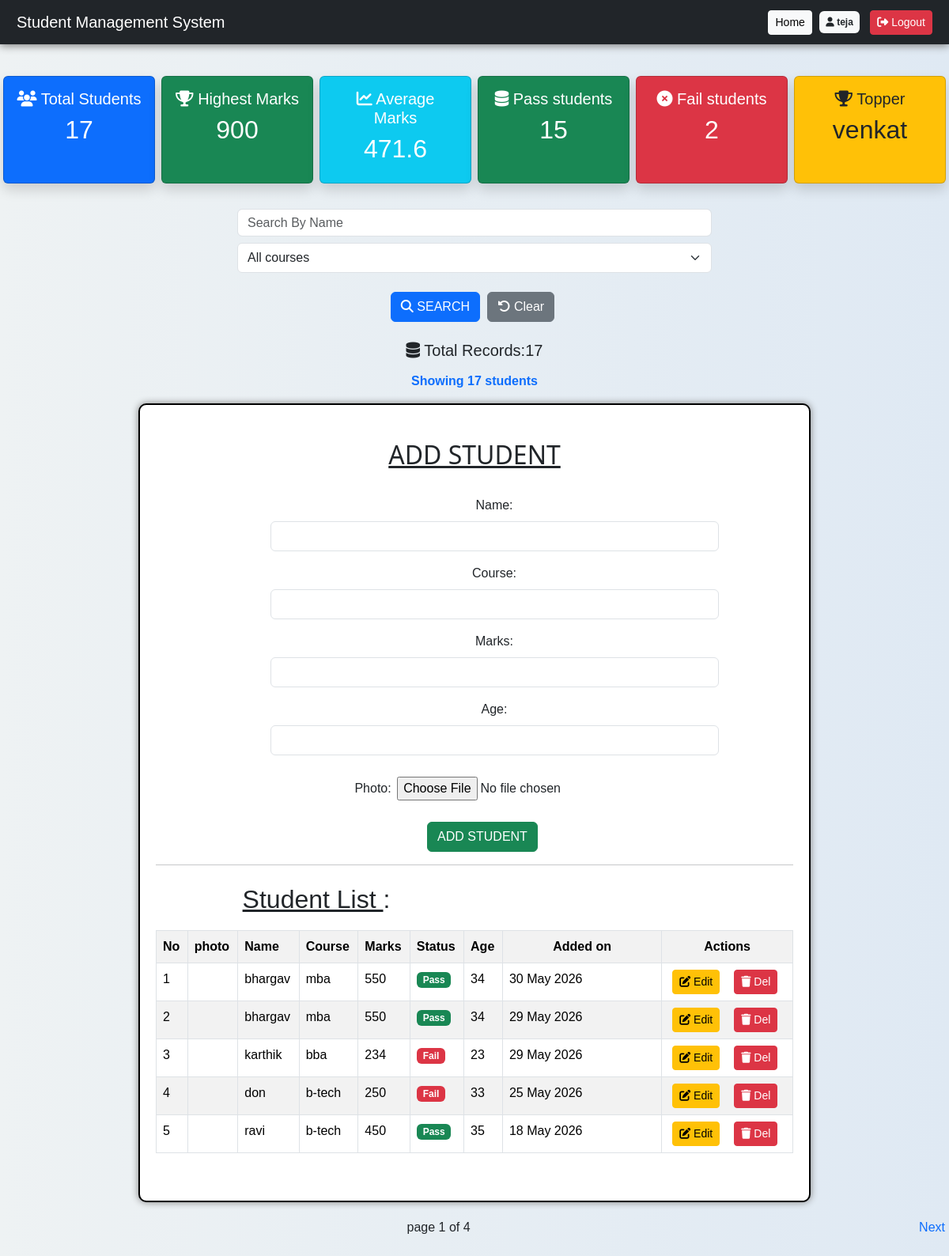
The app's page / (signed in) with its own data.
### students/models.py (models this page shows, shortened)
class Student(models.Model):
    photo=models.ImageField(upload_to='students/',blank=True,null=True)
    name=models.CharField(max_length=50)
    age=models.IntegerField(null=True,blank=True,validators=[MinValueValidator(1), MaxValueValidator(100)])
    course=models.CharField(max_length=50)
    marks=models.IntegerField(validators=[MinValueValidator(0), MaxValueValidator(1000)])
    created_at=models.DateTimeField(auto_now_add=True)

### students/views.py (the view)
# urls.py: path('', views.student_list, name='student_list'),
@login_required
def student_list(request):
    query = request.GET.get('q', '').strip()
    course_query=request.GET.get('course','').strip()
    form = StudentForm(request.POST or None,request.FILES or None)
    if request.method == "POST":
        if form.is_valid():
            form.save()
            messages.success(request,"student added succesfully !")
            return redirect('/')
    student_list= Student.objects.all().order_by('-id')
    if query:
        student_list = student_list.filter(name__icontains=query)
    if course_query:
        student_list = student_list.filter(course__icontains=course_query)
    total_students=student_list.count()
    highest_marks = student_list.order_by('-marks').first()
    average_marks = student_list.aggregate(Avg('marks'))['marks__avg']
    passed_students=Student.objects.filter(marks__gte=35).count()
    failed_students=Student.objects.filter(marks__lt=35).count()
    topper_name=highest_marks.name if highest_marks else "no data"
    filtered_count=student_list.count()
    paginator=Paginator(student_list,5)
    page_number=request.GET.get('page')
    students=paginator.get_page(page_number)
    return render(request, 'home.html', {
        'students': students,
        'query': query,
        'form': form,
        'total_students':total_students,
        'highest_marks':highest_marks,
        'average_marks':average_marks,
        'passed_students':passed_students,
        'failed_students':failed_students,
        'topper_name':topper_name,
        'filtered_count':filtered_count,
        'course_query':course_query,
    })

### students/forms.py (shortened to what this page needs)
class StudentForm(forms.ModelForm):
    class Meta:
        model=Student
        fields=['name','course','marks','age','photo']
        widgets={
            'name':forms.TextInput(attrs={'class':'form-control w-75 mx-auto'}),
            'course':forms.TextInput(attrs={'class':'form-control w-75 mx-auto'}),
            'marks':forms.NumberInput(attrs={'class':'form-control w-75 mx-auto'}),
            'age':forms.NumberInput(attrs={'class':'form-control w-75 mx-auto'}),
          }

### students/templates/home.html (shortened to what this page needs)
<!DOCTYPE html>
<html lang="en">
<head>
    <link href="https://cdn.jsdelivr.net/npm/bootstrap@5.3.3/dist/css/bootstrap.min.css" rel="stylesheet">
    <link rel="stylesheet" href="https://cdnjs.cloudflare.com/ajax/libs/font-awesome/6.5.1/css/all.min.css">
</head>
<body>
    <nav class="navbar navbar-dark bg-dark px-3">
    <a class="navbar-brand" href="/">Student Management System</a>
    <div>
        <a href="/" class="btn btn-light btn-sm">Home</a>
    <span class="badge text-dark bg-light me-1 p-2"><i class="fa-solid fa-user"></i>  {{ request.user.username }} </span>
    <a href="/logout/" class="btn btn-danger btn-sm"><i class="fa-solid fa-right-from-bracket"></i> Logout</a>
    </div>
</nav><br>
<div class="d-flex justify-content-center gap-2 flex-wrap">
    <div class="card bg-primary text-white shadow p-3 text-center w-23 mt-3" style="width:12rem;">
    <h5><i class="fa-solid fa-users"></i>   Total Students</h5>
    <h2>{{ total_students }}</h2>
</div>
    <div class="card bg-success text-white shadow p-3 text-center w-23 mt-3 " style="width:12rem;">
    <h5> <i class="fa-solid fa-trophy"></i>   Highest Marks</h5>
    <h2>{{ highest_marks.marks }}</h2>
</div>
<div class="card bg-info text-white shadow p-3 text-center w-23 mt-3" style="width:12rem;">
    <h5> <i class="fa-solid fa-chart-line"></i>  Average Marks</h5>
    <h2>{{ average_marks|floatformat:1 }}</h2>
</div>
<div class="card bg-success text-white shadow p-3 text-center w-23 mt-3" style="width:12rem;">
    <h5><i class="fa-solid fa-database"></i>  Pass students</h5>
    <h2>{{ passed_students }}</h2>
</div>
<div class="card bg-danger text-white shadow p-3 text-center mt-3" style="width:12rem;">
    <h5><i class="fa-solid fa-circle-xmark"></i>  Fail students</h5>
    <h2>{{ failed_students }}</h2>
</div>
<div class="card bg-warning text-dark shadow p-3 text-center mt-3" style="width:12rem;">
    <h5><i class="fa-solid fa-trophy"></i>  Topper</h5>
    <h2>{{ topper_name }}</h2>
</div>
</div>
<br>
    <center>
        <form method="GET" class="mb-4">
          <input type="text" name="q" placeholder="Search By Name" class="form-control w-50 mx-auto"  style="height: 35px; width: 400px; margin-right: 10px;">
          <select name="course" class="form-select w-50 mx-auto">
            <option value="">All courses</option>
          </select><br>
        <button type="submit" class="btn btn-primary"> <i class="fa-solid fa-magnifying-glass"></i> SEARCH</button> <a href="/" class="btn btn-secondary"><i class="fa-solid fa-rotate-left"></i> Clear</a><br>
    </form>
<h5 class="mt-3 text-dark"><i class="fa-solid fa-database"></i>  Total Records:{{ total_students }}</h5>
<p class="fw-bold text-primary" style="margin-top: 15px;">Showing {{ filtered_count }} students</p>
     <div class="teja">
   <br>
<h2 style="font-family: 'Segoe UI', Tahoma, Geneva, Verdana, sans-serif;"><U>ADD STUDENT</U></h2><br>
<form method="POST" enctype="multipart/form-data" style="margin-left:50px;">
     {{ form.as_p }}
   <button type="submit" class="btn btn-success" style="margin-right: 30px;">ADD STUDENT</button><br>
</form>
<hr>
<h2 class="mt-4 mb-3" style="margin-right: 400px;"><u>Student List </u>:</h2>
<div class="w-100">
<table class="table table-bordered table-hover table-striped">
    <tr>
        <th>No</th>
        <th>photo</th>
        <th>Name</th>
        <th>Course</th>
        <th>Marks</th>
        <th>Status</th>
        <th>Age</th>
        <th class="w-25" style="text-align: center;">Added on</th>
        <th style="text-align: center;">Actions</th>
    </tr>
    {% for s in students %}
    <tr>
        <td>{{ students.start_index|add:forloop.counter0 }}</td>
        <td>{% if s.photo %} <img src="{{ s.photo.url }}" width="50" height="50"> <br>{% endif %}</td>
        <td>{{ s.name }}</td>
        <td>{{ s.course }}</td>
        <td>{{ s.marks }}</td>
        <td>{% if s.marks >= 350 %} <span class="badge bg-success">Pass</span> {% else %} <span class="badge bg-danger">Fail</span> {% endif %} </td>
        <td>{{ s.age }}</td>
        <td>{{ s.created_at|date:"d M Y" }}</td>
      <td><div class="d-flex gap-2 align-items-center"><a href="/edit/{{ s.id }}" class="btn btn-warning btn-sm" onclick="return confirm('Are you Sure  you want to edit the student?')"> <i class="fa-solid fa-pen-to-square"></i> Edit</a>
        <a href="/delete/{{ s.id }}" class="btn btn-danger btn-sm" onclick="return confirm('Are you sure you want to Delete this Student? ')"> <i class="fa-solid fa-trash"></i> Del</a></div>
    </td>
     </tr>
    {% empty %}
    <tr>
    <td colspan="9" class="text-center text-danger fw-bold">No students found</td>
   </tr>
   {% endfor %}
</table>
</div>
<br>
 </center>
 <div class="d-flex justify-content-between mt-3">
    <div class="me-5">
    page   {{ students.number }} of {{ students.paginator.num_pages }}
    </div>
    <div>
    {% if students.has_next %}
    <a href="?page={{ students.next_page_number }}">Next</a>
    {% endif %}
    </div>
 </div>
 <br><br>
 </body>
</html>

### students/templates/home.html (style rules this page uses)
body { font-family: Arial, Helvetica, sans-serif; background: linear-gradient(to right, #eef2f3, #dfe9f3); }
.teja { border: 2px black solid; border-radius: 10px; box-shadow: 0px 0px 10px gray; align-items: center; width: 150%; max-width: 850px; background-color: white; padding: 20px; margin-bottom: 20px; animation: fadeIn 0.7s ease; }
input { width: 40%; padding: 3px; margin: 8px 0; }
button { background-color: rgb(38, 171, 58); padding: 10px; cursor: pointer; color: white; font-size: 10px; border: none; border-radius: 10px; }
a { justify-content: space-evenly; text-decoration: none; margin: 0 5px; }
table { margin-top: 20px; }
.navbar { box-shadow: 0px 2px 10px gray; }

### records on screen
Student: marks "900", name "venkat"
Student: start_index|add "1", name "bhargav", course "mba", marks "550", shows "Pass", age "34", created_at "30 May 2026"
Student: start_index|add "2", name "bhargav", course "mba", marks "550", shows "Pass", age "34", created_at "29 May 2026"
Student: start_index|add "3", name "karthik", course "bba", marks "234", shows "Fail", age "23", created_at "29 May 2026"
Student: start_index|add "4", name "don", course "b-tech", marks "250", shows "Fail", age "33", created_at "25 May 2026"
Student: start_index|add "5", name "ravi", course "b-tech", marks "450", shows "Pass", age "35", created_at "18 May 2026"

### other values on screen
{{ request.user.username }} "teja"
{{ total_students }} "17"
{{ average_marks|floatformat:1 }} "471.6"
{{ passed_students }} "15"
{{ failed_students }} "2"
{{ filtered_count }} "17"
{{ students.number }} "1"
{{ students.paginator.num_pages }} "4"
